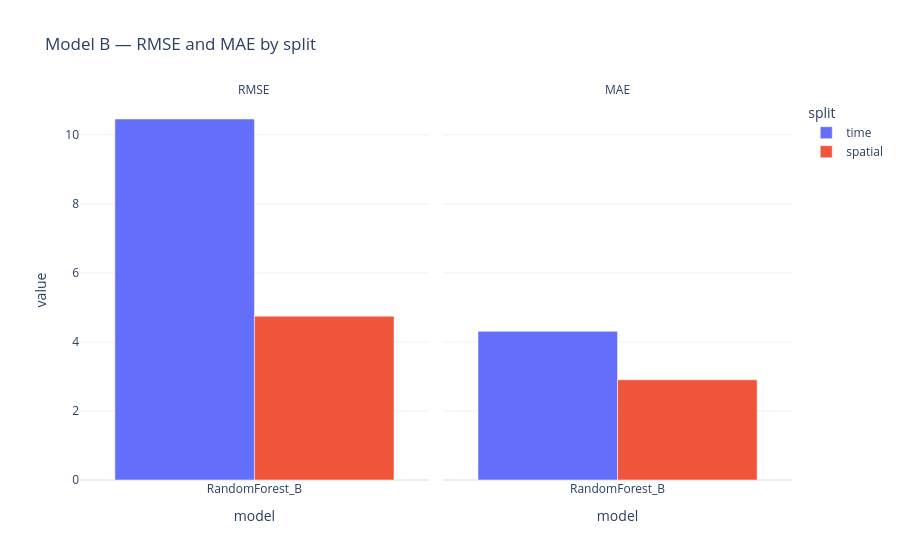

The notebook cell saved with this chart:
### Code cell
plot_b = metrics_b.melt(
    id_vars=["split", "model"],
    value_vars=["RMSE", "MAE"],
    var_name="metric",
    value_name="value",
)

fig = px.bar(
    plot_b,
    x="model",
    y="value",
    color="split",
    facet_col="metric",
    barmode="group",
    title="Model B — RMSE and MAE by split",
)
fig.update_layout(template="plotly_white", paper_bgcolor="rgba(0,0,0,0)", plot_bgcolor="rgba(0,0,0,0)")
fig.for_each_annotation(lambda a: a.update(text=a.text.split("=")[-1]))
fig.write_image("images/modelb_metrics.png", scale=2)
fig.show()

### Figure 1 — Plotly figure (JSON) as saved in the notebook; plotly's stock layout.template omitted (floating-point values rounded to 4 significant figures)
{"data": [{"alignmentgroup": "True", "hovertemplate": "split=time<br>metric=RMSE<br>model=%{x}<br>value=%{y}<extra></extra>", "legendgroup": "time", "marker": {"color": "#636efa", "pattern": {"shape": ""}}, "name": "time", "offsetgroup": "time", "orientation": "v", "showlegend": true, "textposition": "auto", "type": "bar", "x": ["RandomForest_B"], "xaxis": "x", "y": [10.46], "yaxis": "y"}, {"alignmentgroup": "True", "hovertemplate": "split=time<br>metric=MAE<br>model=%{x}<br>value=%{y}<extra></extra>", "legendgroup": "time", "marker": {"color": "#636efa", "pattern": {"shape": ""}}, "name": "time", "offsetgroup": "time", "orientation": "v", "showlegend": false, "textposition": "auto", "type": "bar", "x": ["RandomForest_B"], "xaxis": "x2", "y": [4.306], "yaxis": "y2"}, {"alignmentgroup": "True", "hovertemplate": "split=spatial<br>metric=RMSE<br>model=%{x}<br>value=%{y}<extra></extra>", "legendgroup": "spatial", "marker": {"color": "#EF553B", "pattern": {"shape": ""}}, "name": "spatial", "offsetgroup": "spatial", "orientation": "v", "showlegend": true, "textposition": "auto", "type": "bar", "x": ["RandomForest_B"], "xaxis": "x", "y": [4.747], "yaxis": "y"}, {"alignmentgroup": "True", "hovertemplate": "split=spatial<br>metric=MAE<br>model=%{x}<br>value=%{y}<extra></extra>", "legendgroup": "spatial", "marker": {"color": "#EF553B", "pattern": {"shape": ""}}, "name": "spatial", "offsetgroup": "spatial", "orientation": "v", "showlegend": false, "textposition": "auto", "type": "bar", "x": ["RandomForest_B"], "xaxis": "x2", "y": [2.904], "yaxis": "y2"}], "layout": {"annotations": [{"font": {}, "showarrow": false, "text": "RMSE", "x": 0.245, "xanchor": "center", "xref": "paper", "y": 1, "yanchor": "bottom", "yref": "paper"}, {"font": {}, "showarrow": false, "text": "MAE", "x": 0.755, "xanchor": "center", "xref": "paper", "y": 1, "yanchor": "bottom", "yref": "paper"}], "barmode": "group", "legend": {"title": {"text": "split"}, "tracegroupgap": 0}, "paper_bgcolor": "rgba(0,0,0,0)", "plot_bgcolor": "rgba(0,0,0,0)", "title": {"text": "Model B — RMSE and MAE by split"}, "xaxis": {"anchor": "y", "domain": [0, 0.49], "title": {"text": "model"}}, "xaxis2": {"anchor": "y2", "domain": [0.51, 1], "matches": "x", "title": {"text": "model"}}, "yaxis": {"anchor": "x", "domain": [0, 1], "title": {"text": "value"}}, "yaxis2": {"anchor": "x2", "domain": [0, 1], "matches": "y", "showticklabels": false}}}
